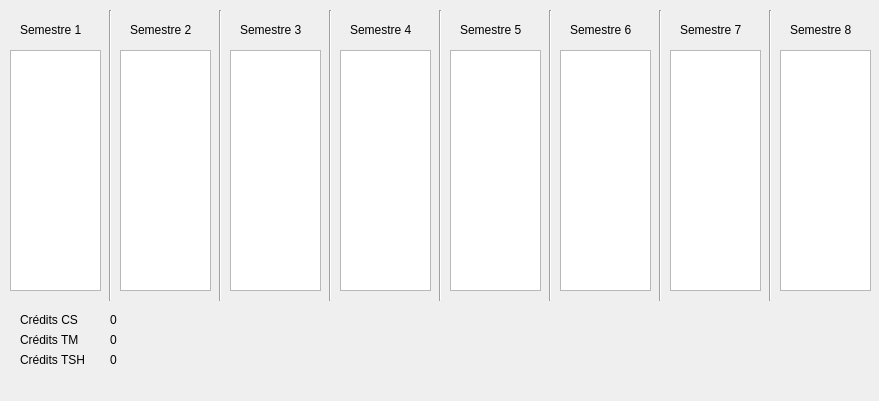
<?xml version="1.0" encoding="UTF-8"?>
<ui version="4.0">
 <class>choixprevisionnel</class>
 <widget class="QDialog" name="choixprevisionnel">
  <property name="geometry">
   <rect>
    <x>0</x>
    <y>0</y>
    <width>879</width>
    <height>401</height>
   </rect>
  </property>
  <property name="windowTitle">
   <string>Dialog</string>
  </property>
  <widget class="Line" name="line">
   <property name="geometry">
    <rect>
     <x>100</x>
     <y>10</y>
     <width>20</width>
     <height>291</height>
    </rect>
   </property>
   <property name="orientation">
    <enum>Qt::Vertical</enum>
   </property>
  </widget>
  <widget class="QListWidget" name="uv">
   <property name="geometry">
    <rect>
     <x>10</x>
     <y>50</y>
     <width>91</width>
     <height>241</height>
    </rect>
   </property>
  </widget>
  <widget class="QLabel" name="label">
   <property name="geometry">
    <rect>
     <x>20</x>
     <y>20</y>
     <width>81</width>
     <height>20</height>
    </rect>
   </property>
   <property name="text">
    <string>Semestre 1</string>
   </property>
  </widget>
  <widget class="QListWidget" name="uv_2">
   <property name="geometry">
    <rect>
     <x>120</x>
     <y>50</y>
     <width>91</width>
     <height>241</height>
    </rect>
   </property>
  </widget>
  <widget class="Line" name="line_2">
   <property name="geometry">
    <rect>
     <x>210</x>
     <y>10</y>
     <width>20</width>
     <height>291</height>
    </rect>
   </property>
   <property name="orientation">
    <enum>Qt::Vertical</enum>
   </property>
  </widget>
  <widget class="QLabel" name="label_2">
   <property name="geometry">
    <rect>
     <x>130</x>
     <y>20</y>
     <width>81</width>
     <height>20</height>
    </rect>
   </property>
   <property name="text">
    <string>Semestre 2</string>
   </property>
  </widget>
  <widget class="Line" name="line_3">
   <property name="geometry">
    <rect>
     <x>430</x>
     <y>10</y>
     <width>20</width>
     <height>291</height>
    </rect>
   </property>
   <property name="orientation">
    <enum>Qt::Vertical</enum>
   </property>
  </widget>
  <widget class="QListWidget" name="uv_3">
   <property name="geometry">
    <rect>
     <x>340</x>
     <y>50</y>
     <width>91</width>
     <height>241</height>
    </rect>
   </property>
  </widget>
  <widget class="QLabel" name="label_3">
   <property name="geometry">
    <rect>
     <x>350</x>
     <y>20</y>
     <width>81</width>
     <height>20</height>
    </rect>
   </property>
   <property name="text">
    <string>Semestre 4</string>
   </property>
  </widget>
  <widget class="QListWidget" name="uv_4">
   <property name="geometry">
    <rect>
     <x>230</x>
     <y>50</y>
     <width>91</width>
     <height>241</height>
    </rect>
   </property>
  </widget>
  <widget class="Line" name="line_4">
   <property name="geometry">
    <rect>
     <x>320</x>
     <y>10</y>
     <width>20</width>
     <height>291</height>
    </rect>
   </property>
   <property name="orientation">
    <enum>Qt::Vertical</enum>
   </property>
  </widget>
  <widget class="QLabel" name="label_4">
   <property name="geometry">
    <rect>
     <x>240</x>
     <y>20</y>
     <width>81</width>
     <height>20</height>
    </rect>
   </property>
   <property name="text">
    <string>Semestre 3</string>
   </property>
  </widget>
  <widget class="Line" name="line_5">
   <property name="geometry">
    <rect>
     <x>650</x>
     <y>10</y>
     <width>20</width>
     <height>291</height>
    </rect>
   </property>
   <property name="orientation">
    <enum>Qt::Vertical</enum>
   </property>
  </widget>
  <widget class="QListWidget" name="uv_5">
   <property name="geometry">
    <rect>
     <x>560</x>
     <y>50</y>
     <width>91</width>
     <height>241</height>
    </rect>
   </property>
  </widget>
  <widget class="QLabel" name="label_5">
   <property name="geometry">
    <rect>
     <x>570</x>
     <y>20</y>
     <width>81</width>
     <height>20</height>
    </rect>
   </property>
   <property name="text">
    <string>Semestre 6</string>
   </property>
  </widget>
  <widget class="QListWidget" name="uv_6">
   <property name="geometry">
    <rect>
     <x>450</x>
     <y>50</y>
     <width>91</width>
     <height>241</height>
    </rect>
   </property>
  </widget>
  <widget class="Line" name="line_6">
   <property name="geometry">
    <rect>
     <x>540</x>
     <y>10</y>
     <width>20</width>
     <height>291</height>
    </rect>
   </property>
   <property name="orientation">
    <enum>Qt::Vertical</enum>
   </property>
  </widget>
  <widget class="QLabel" name="label_6">
   <property name="geometry">
    <rect>
     <x>460</x>
     <y>20</y>
     <width>81</width>
     <height>20</height>
    </rect>
   </property>
   <property name="text">
    <string>Semestre 5</string>
   </property>
  </widget>
  <widget class="QListWidget" name="uv_7">
   <property name="geometry">
    <rect>
     <x>780</x>
     <y>50</y>
     <width>91</width>
     <height>241</height>
    </rect>
   </property>
  </widget>
  <widget class="QLabel" name="label_7">
   <property name="geometry">
    <rect>
     <x>790</x>
     <y>20</y>
     <width>81</width>
     <height>20</height>
    </rect>
   </property>
   <property name="text">
    <string>Semestre 8</string>
   </property>
  </widget>
  <widget class="QListWidget" name="uv_8">
   <property name="geometry">
    <rect>
     <x>670</x>
     <y>50</y>
     <width>91</width>
     <height>241</height>
    </rect>
   </property>
  </widget>
  <widget class="Line" name="line_8">
   <property name="geometry">
    <rect>
     <x>760</x>
     <y>10</y>
     <width>20</width>
     <height>291</height>
    </rect>
   </property>
   <property name="orientation">
    <enum>Qt::Vertical</enum>
   </property>
  </widget>
  <widget class="QLabel" name="label_8">
   <property name="geometry">
    <rect>
     <x>680</x>
     <y>20</y>
     <width>81</width>
     <height>20</height>
    </rect>
   </property>
   <property name="text">
    <string>Semestre 7</string>
   </property>
  </widget>
  <widget class="QLabel" name="label_9">
   <property name="geometry">
    <rect>
     <x>20</x>
     <y>310</y>
     <width>81</width>
     <height>20</height>
    </rect>
   </property>
   <property name="text">
    <string>Crédits CS</string>
   </property>
  </widget>
  <widget class="QLabel" name="label_10">
   <property name="geometry">
    <rect>
     <x>110</x>
     <y>310</y>
     <width>31</width>
     <height>20</height>
    </rect>
   </property>
   <property name="text">
    <string>0</string>
   </property>
  </widget>
  <widget class="QLabel" name="label_11">
   <property name="geometry">
    <rect>
     <x>110</x>
     <y>330</y>
     <width>31</width>
     <height>20</height>
    </rect>
   </property>
   <property name="text">
    <string>0</string>
   </property>
  </widget>
  <widget class="QLabel" name="label_12">
   <property name="geometry">
    <rect>
     <x>20</x>
     <y>330</y>
     <width>81</width>
     <height>20</height>
    </rect>
   </property>
   <property name="text">
    <string>Crédits TM</string>
   </property>
  </widget>
  <widget class="QLabel" name="label_13">
   <property name="geometry">
    <rect>
     <x>110</x>
     <y>350</y>
     <width>31</width>
     <height>20</height>
    </rect>
   </property>
   <property name="text">
    <string>0</string>
   </property>
  </widget>
  <widget class="QLabel" name="label_14">
   <property name="geometry">
    <rect>
     <x>20</x>
     <y>350</y>
     <width>81</width>
     <height>20</height>
    </rect>
   </property>
   <property name="text">
    <string>Crédits TSH</string>
   </property>
  </widget>
 </widget>
 <resources/>
 <connections/>
</ui>
